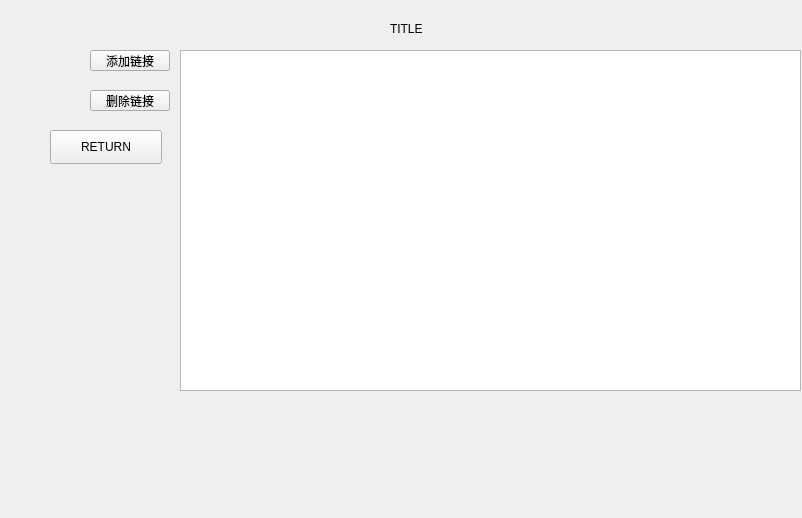
<?xml version="1.0" encoding="UTF-8"?>
<ui version="4.0">
 <class>Link</class>
 <widget class="QWidget" name="Link">
  <property name="geometry">
   <rect>
    <x>0</x>
    <y>0</y>
    <width>802</width>
    <height>518</height>
   </rect>
  </property>
  <property name="windowTitle">
   <string>Link</string>
  </property>
  <widget class="QLabel" name="titleLabel">
   <property name="geometry">
    <rect>
     <x>390</x>
     <y>20</y>
     <width>191</width>
     <height>18</height>
    </rect>
   </property>
   <property name="text">
    <string>TITLE</string>
   </property>
  </widget>
  <widget class="QPushButton" name="returnButton">
   <property name="geometry">
    <rect>
     <x>50</x>
     <y>130</y>
     <width>112</width>
     <height>34</height>
    </rect>
   </property>
   <property name="text">
    <string>RETURN</string>
   </property>
  </widget>
  <widget class="QPushButton" name="addLinkButton">
   <property name="geometry">
    <rect>
     <x>90</x>
     <y>50</y>
     <width>80</width>
     <height>21</height>
    </rect>
   </property>
   <property name="text">
    <string>添加链接</string>
   </property>
  </widget>
  <widget class="QPushButton" name="delLinkButton">
   <property name="geometry">
    <rect>
     <x>90</x>
     <y>90</y>
     <width>80</width>
     <height>21</height>
    </rect>
   </property>
   <property name="text">
    <string>删除链接</string>
   </property>
  </widget>
  <widget class="QTableWidget" name="linkTable">
   <property name="geometry">
    <rect>
     <x>180</x>
     <y>50</y>
     <width>621</width>
     <height>341</height>
    </rect>
   </property>
  </widget>
 </widget>
 <resources/>
 <connections/>
</ui>
